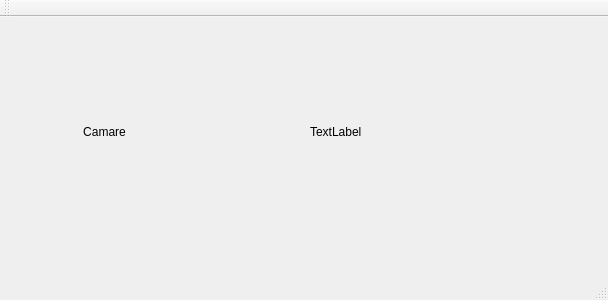
<?xml version="1.0" encoding="UTF-8"?>
<ui version="4.0">
 <class>circleDectection</class>
 <widget class="QMainWindow" name="circleDectection">
  <property name="geometry">
   <rect>
    <x>0</x>
    <y>0</y>
    <width>608</width>
    <height>300</height>
   </rect>
  </property>
  <property name="windowTitle">
   <string>circleDectection</string>
  </property>
  <widget class="QWidget" name="centralWidget">
   <widget class="QLabel" name="label">
    <property name="geometry">
     <rect>
      <x>0</x>
      <y>0</y>
      <width>300</width>
      <height>230</height>
     </rect>
    </property>
    <property name="text">
     <string>                         Camare</string>
    </property>
   </widget>
   <widget class="QLabel" name="label_2">
    <property name="geometry">
     <rect>
      <x>310</x>
      <y>0</y>
      <width>300</width>
      <height>230</height>
     </rect>
    </property>
    <property name="text">
     <string>TextLabel</string>
    </property>
   </widget>
  </widget>
  <widget class="QMenuBar" name="menuBar">
   <property name="geometry">
    <rect>
     <x>0</x>
     <y>0</y>
     <width>608</width>
     <height>31</height>
    </rect>
   </property>
  </widget>
  <widget class="QToolBar" name="mainToolBar">
   <attribute name="toolBarArea">
    <enum>TopToolBarArea</enum>
   </attribute>
   <attribute name="toolBarBreak">
    <bool>false</bool>
   </attribute>
  </widget>
  <widget class="QStatusBar" name="statusBar"/>
 </widget>
 <layoutdefault spacing="6" margin="11"/>
 <resources/>
 <connections/>
</ui>
